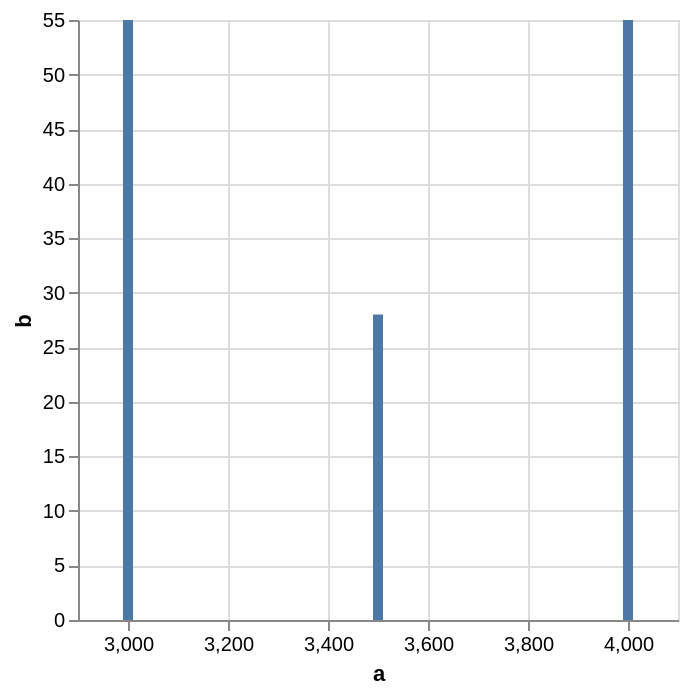

Vega-Lite specification stored for this chart:
### Vega specification from a JSON file in a GitHub repository (floating-point values rounded to 4 significant figures)
{"$schema": "https://vega.github.io/schema/vega/v6.json", "background": "white", "padding": 5, "width": 300, "height": 300, "style": "cell", "data": [{"name": "source_0", "values": [{"a": 3000, "b": 55}, {"a": 3500, "b": 28}, {"a": 4000, "b": 55}]}, {"name": "data_0", "source": "source_0", "transform": [{"type": "stack", "groupby": ["a"], "field": "b", "sort": {"field": [], "order": []}, "as": ["b_start", "b_end"], "offset": "zero"}, {"type": "filter", "expr": "isValid(datum[\"a\"]) && isFinite(+datum[\"a\"]) && isValid(datum[\"b\"]) && isFinite(+datum[\"b\"])"}]}], "marks": [{"name": "marks", "type": "rect", "style": ["bar"], "from": {"data": "data_0"}, "encode": {"update": {"fill": {"value": "#4c78a8"}, "ariaRoleDescription": {"value": "bar"}, "description": {"signal": "\"a: \" + (format(datum[\"a\"], \"\")) + \"; b: \" + (format(datum[\"b\"], \"\"))"}, "xc": {"scale": "x", "field": "a"}, "width": {"value": 5}, "y": {"scale": "y", "field": "b_end"}, "y2": {"scale": "y", "field": "b_start"}}}}], "scales": [{"name": "x", "type": "linear", "domain": {"data": "data_0", "field": "a"}, "range": [0, {"signal": "width"}], "nice": true, "zero": false, "padding": 5}, {"name": "y", "type": "pow", "domain": {"data": "data_0", "fields": ["b_start", "b_end"]}, "range": [{"signal": "height"}, 0], "nice": true, "zero": true}], "axes": [{"scale": "x", "orient": "bottom", "gridScale": "y", "grid": true, "tickCount": {"signal": "ceil(width/40)"}, "domain": false, "labels": false, "aria": false, "maxExtent": 0, "minExtent": 0, "ticks": false, "zindex": 0}, {"scale": "y", "orient": "left", "gridScale": "x", "grid": true, "tickCount": {"signal": "ceil(height/40)"}, "domain": false, "labels": false, "aria": false, "maxExtent": 0, "minExtent": 0, "ticks": false, "zindex": 0}, {"scale": "x", "orient": "bottom", "grid": false, "title": "a", "labelFlush": true, "labelOverlap": true, "tickCount": {"signal": "ceil(width/40)"}, "zindex": 0}, {"scale": "y", "orient": "left", "grid": false, "title": "b", "labelOverlap": true, "tickCount": {"signal": "ceil(height/40)"}, "zindex": 0}]}
